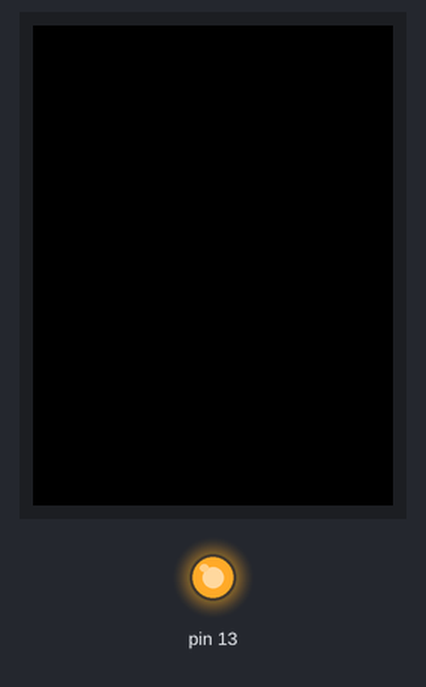
Simulated run of this sketch. Board: Arduino Uno, built with avr-gcc and run on an emulated ATmega328P. Shown: 240×320 colour display, output pins drawn as LEDs (lit = HIGH). What the sketch prints to the serial monitor is not drawn.

Above: at 0.2 s.
Timing chart, 0 to 1.7 s (numbered marks = the images above):
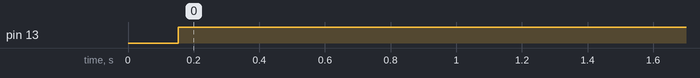

The sketch:

buttons.ino
```cpp
#include "button.h"
#include <Stream.h>
#include <Adafruit_ILI9341\Adafruit_ILI9341.h>
#include <Adafruit_FT6206_Library\Adafruit_FT6206.h>
#include <Adafruit-GFX-Library\Adafruit_GFX.h>
#include <Wire\Wire.h>
#include <SPI\SPI.h>

button buttons[64];

// For the Adafruit shield, these are the default.
#define TFT_DC 9
#define TFT_CS 10

// Use hardware SPI (on Uno, #13, #12, #11) and the above for CS/DC
Adafruit_ILI9341 tft = Adafruit_ILI9341(TFT_CS, TFT_DC);

void setup()
{
    pinMode(13, OUTPUT);

    digitalWrite(13, LOW);

    Serial.begin(9600);
    tft.begin();
}

void loop()
{
  /* add main program code here */

    buttons[0].pressed();
    if (buttons[0].state())
    {
        digitalWrite(13, HIGH);
    }
    else
    {
        digitalWrite(13, LOW);
    }
    Serial.println(buttons[0].state());

    for (uint16_t i = 0; i < 64; i++)
    {
        String Text = "b" + char(i+1);
        buttons[i].txt(tft ,Text ,ILI9341_DARKGREEN);
    }

    for (uint8_t i; i<64; i++ )
    {
        Serial.print(buttons[i].txt());
    }

    delay(500);
}
```

button.cpp
```cpp
#include "button.h"

button::button()
{
    states = false;
    x = 240;
    y = 320;
    width = 80;
    height = 20;
    color = 5;
}

button::button(int bx,int by,int bwidth,int bheight, int bcolor, String btext, bool bstate)
{
    x = bx;
    y = by;
    width = bwidth;
    height = bheight;
    color = bcolor;
    states = bstate;
    //add the code for drawing a rectangle and erasing the previous text
    text = btext;
}

button::~button()
{
}

bool button::ispressed(int xx, int yy)
{
    if (x<xx && (x + width)>xx)
    {
        if (y<yy && (y + height)>yy){ return true; }
    }
    return false;
}

String button::txt()
{
    return text;
}

void button::txt(Adafruit_ILI9341 &tft, String letters, uint16_t bcolor)
{
    //add the code for erasing the previous text by drawing a black rectangle
    text = letters;
    tft.fillRect(x+1, y+1, width-2, height-2, 0x0000);
    tft.setTextSize(1);
    tft.setTextColor(bcolor);
    tft.setCursor(x + 2, y + 2);
    tft.print(text);
}

bool button::state()
{
    return states;
}

void button::state(bool newState)
{
    states = newState;
}

void button::pressed()
{
    states = !states;
}
```

button.h
```cpp
#include <Stream.h>
#include <Adafruit_ILI9341\Adafruit_ILI9341.h>
#include <Adafruit_FT6206_Library\Adafruit_FT6206.h>
#include <Adafruit-GFX-Library\Adafruit_GFX.h>
#include <Wire\Wire.h>
#include <SPI\SPI.h>


#ifndef _BUTTON_h
#define _BUTTON_h

#if defined(ARDUINO) && ARDUINO >= 100
	#include "Arduino.h"
#else
	#include "WProgram.h"
#endif

class button
{
 private:
     bool states;
     int x;
     int y;
     int width;
     int height;
     int color;
     String text;

 public:
	button();
    button(int,int,int,int,int,String,bool);
    ~button();
    void pressed();
    bool state();
    void state(bool);
    String txt();
    void txt(Adafruit_ILI9341 &tft, String, uint16_t);
    bool ispressed(int, int);

};

#endif
```

Measured:
- by itself, pin 13: LOW → HIGH at 0.15 s
